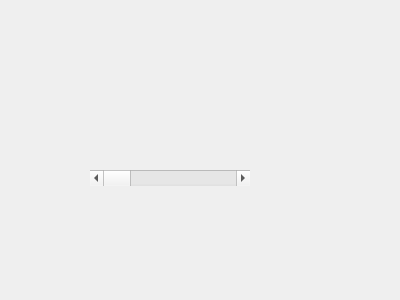
<?xml version="1.0" encoding="UTF-8"?>
<ui version="4.0">
 <class>dialogEditAuthor</class>
 <widget class="QDialog" name="dialogEditAuthor">
  <property name="geometry">
   <rect>
    <x>0</x>
    <y>0</y>
    <width>400</width>
    <height>300</height>
   </rect>
  </property>
  <property name="windowTitle">
   <string>Edit Author</string>
  </property>
  <widget class="QScrollBar" name="horizontalScrollBar">
   <property name="geometry">
    <rect>
     <x>90</x>
     <y>170</y>
     <width>160</width>
     <height>16</height>
    </rect>
   </property>
   <property name="orientation">
    <enum>Qt::Horizontal</enum>
   </property>
  </widget>
 </widget>
 <resources/>
 <connections/>
</ui>
